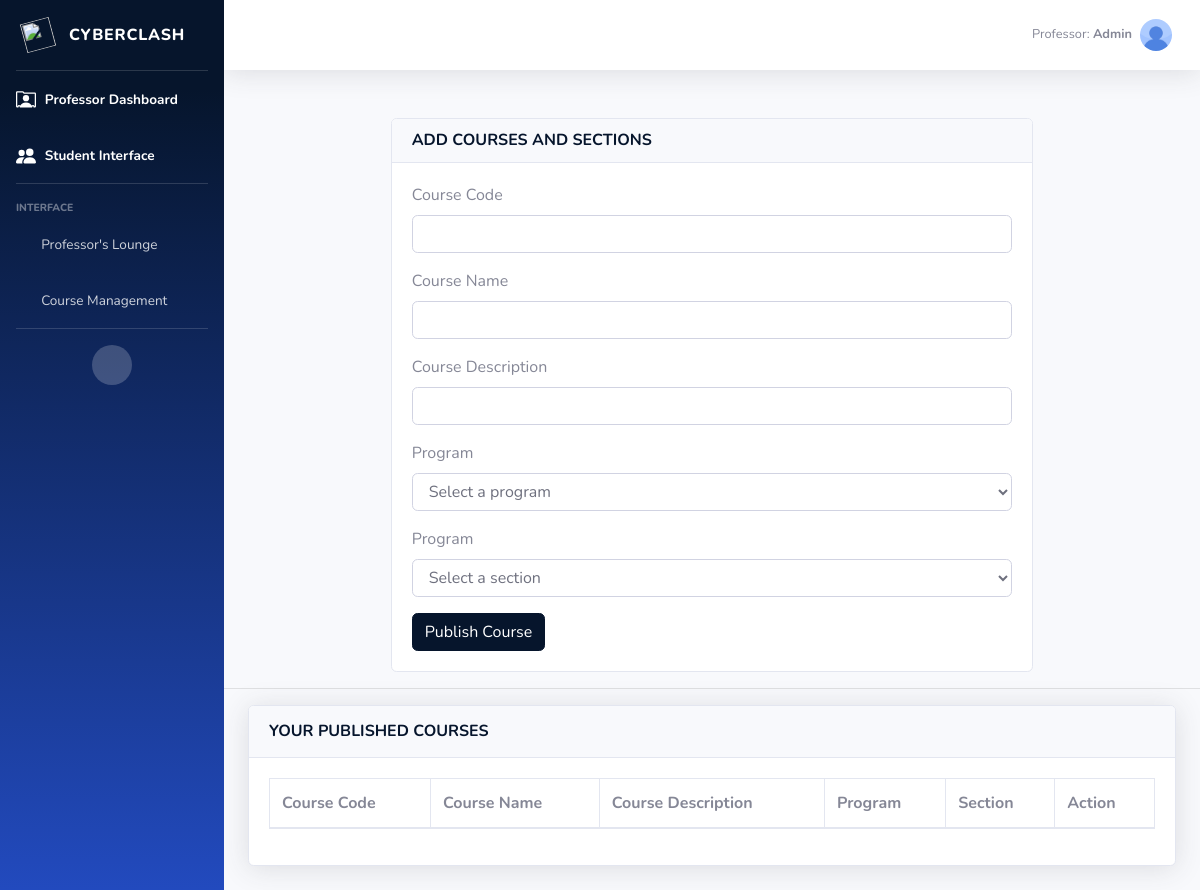
The app's page /professor-sections/ (signed in), older data.
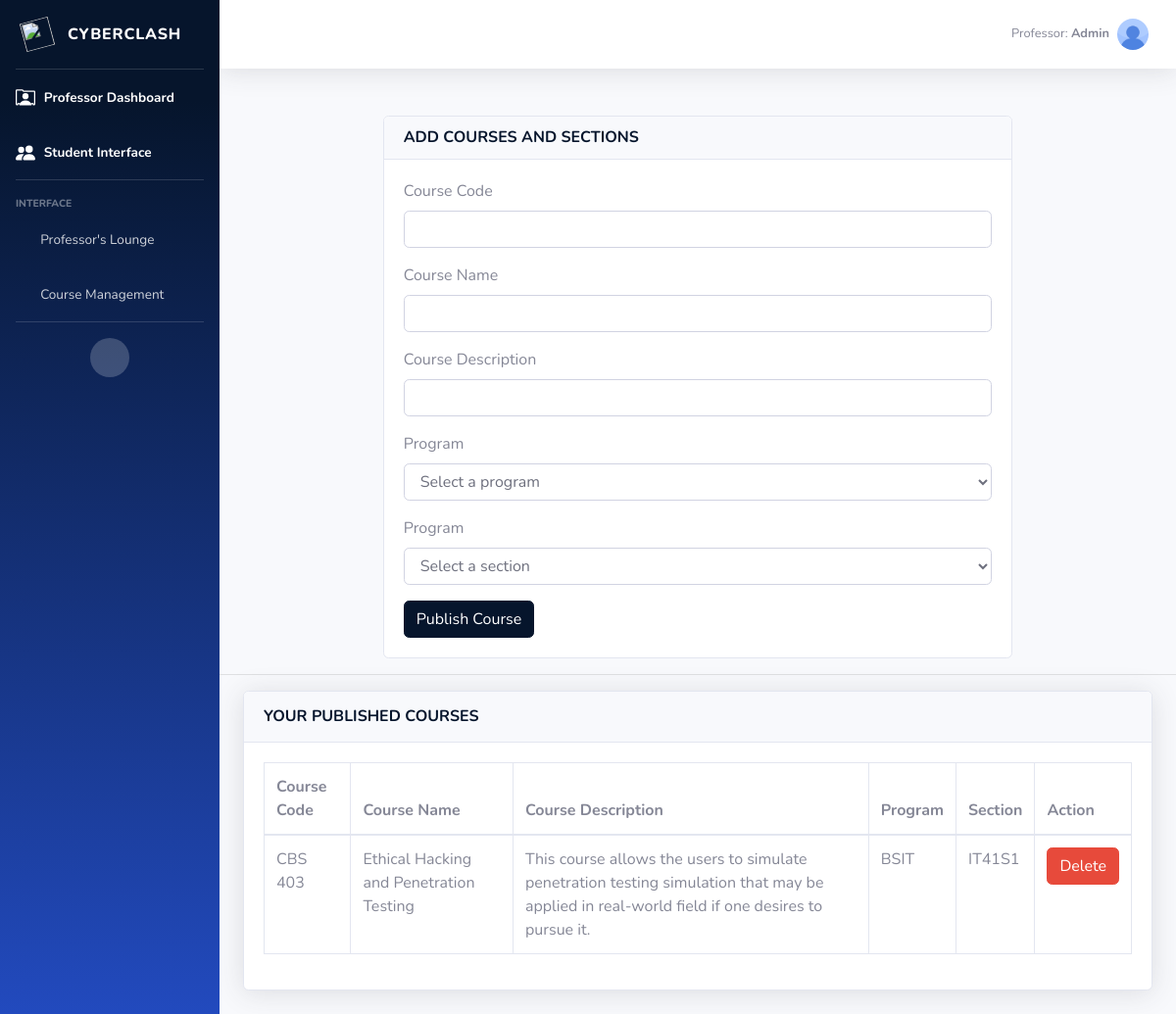
The same page, newer data.
### myapp/models.py (models this page shows, shortened)
class Course(models.Model):
    CourseCode = models.CharField(max_length=20)
    CourseName = models.CharField(max_length=100)
    CourseDesc = models.TextField()
    Program = models.CharField(max_length=100)
    Section = models.CharField(max_length=50)
    published_by = models.ForeignKey(User, on_delete=models.CASCADE, null=True, blank=True)

### myapp/views.py (the view)
# urls.py: path('professor-sections/', views.professor_sections, name='professor_sections'),
def professor_sections(request):
    if not (request.user.is_superuser or request.user.email.endswith('.it@tip.edu.ph')):
        return redirect('index')  # Redirect to index if neither condition is met
    courses = Course.objects.filter(published_by=request.user)
    context = {
        'courses': courses,
    }
    return render(request, 'myapp/professor/professor_sections.html', context)

### myapp/templates/myapp/professor/professor_sections.html (shortened to what the changed rows need)
{% load static%}
<!DOCTYPE html>
<html lang="en">
<head>
     <link href="{% static 'vendor/fontawesome-free/css/all.min.css' %}" rel="stylesheet" type="text/css">
     <link href="{% static 'css/sb-admin-2.min.css' %}" rel="stylesheet">
</head>
<body>
    {% include "myapp/professor/professor_sidebar.html" %}
<div class="container-fluid">
    <div class="card shadow mb-4">
        <div class="card-body">
            <div class="table-responsive">
                <table class="table table-bordered" id="dataTable" width="100%" cellspacing="0">
                    <thead class="table-grey">
                        <tr>
                            <th>Course Code</th>
                            <th>Course Name</th>
                            <th>Course Description</th>
                            <th>Program</th>
                            <th>Section</th>
                            <th>Action</th>
                        </tr>
                    </thead>
                    <tbody>
                        {% for course in courses %}
                        <tr>
                            <td>{{ course.CourseCode }}</td>
                            <td>{{ course.CourseName }}</td>
                            <td>{{ course.CourseDesc }}</td>
                            <td>{{ course.Program }}</td>
                            <td>{{ course.Section }}</td>
                            <td>
                                <form method="POST" action="{% url 'delete_course' course.id %}">
                                    <button class="btn btn-danger" type="submit">Delete</button>
                                </form>
                            </td>
                        </tr>
                        {% endfor %}
                    </tbody>
                </table>
            </div>
        </div>
    </div>
</div>
</body>
</html>

Row changes from the older to the newer data that the page shows:
added Course: CourseCode "CBS 403", CourseName "Ethical Hacking and Penetration Testing", CourseDesc "This course allows the users to simulate penetration testing simulation that may be applied in real-world field if one desires to pursue it.", Program "BSIT", Section "IT41S1"
